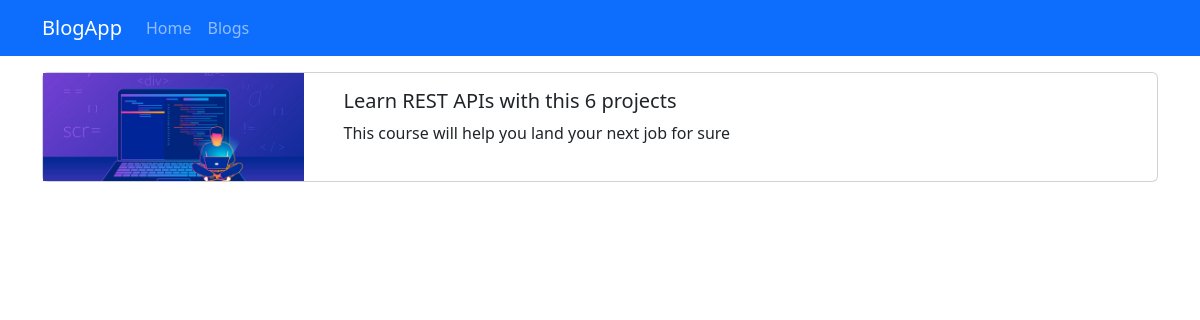
The page /blogs/learn-rest-apis-with-this-6-projects on the database as committed earlier.
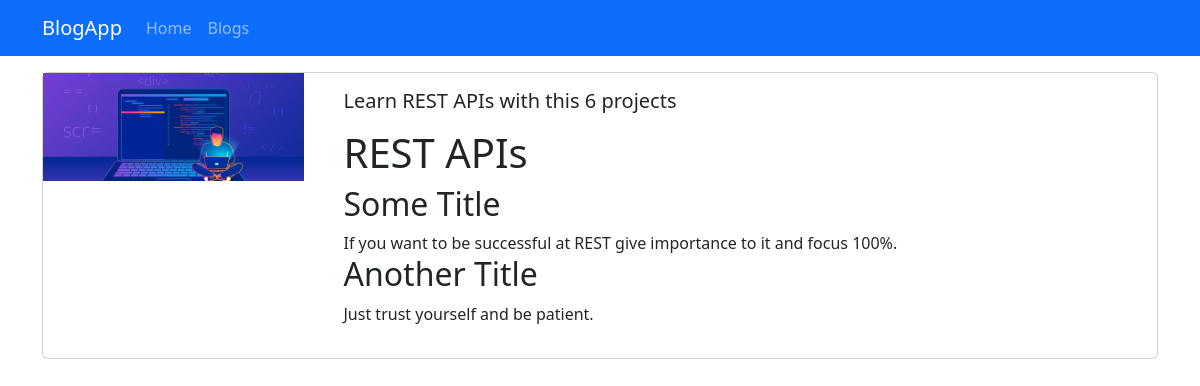
The same page on the database as committed later.
### blog/models.py (models this page shows, shortened)
class Blog(models.Model):
    title = models.CharField(max_length=200)
    image = models.ImageField(upload_to="blogs")
    is_active = models.BooleanField()
    is_home = models.BooleanField()
    description = RichTextField()
    categories = models.ManyToManyField(Category, blank=True)
    '''
        At first I had some values inside of the table so first set
        the parameters in a way that accepts rows that doesn't have a value for
        slug field and migrate the changes
    '''
    slug = models.SlugField(null=False, blank=True, unique=True, db_index=True, editable=False)

### blog/views.py (the view)
# urls.py: path("blogs/<slug:slug>", views.blog_details, name="blog_details"),
def blog_details(request, slug):
    blog =  Blog.objects.get(slug=slug)
    return render(request, "blog/blog-details.html", {'blog':blog})

### blog/templates/blog/blog-details.html (shortened to what this page needs)
{% extends "base.html" %}
{% load static %}
{% block content %}
<div class="container mt-3">
    <div class="row">
        <div class="col-12">
            <div class="card mb-3">
                <div class="row">
                    <div class="col-md-3">
                        <img src="{{ blog.image.url }}" alt="" class="img-fluid">
                    </div>
                    <div class="col-md-9">
                        <div class="card-body">
                            <h5 class="card-title">
                                {{blog.title}}
                            </h5>
                            <p class="card-text">{{blog.description|safe}}</p>
                        </div>
                    </div>
                </div>
            </div>
        </div>
    </div>
</div>
{% endblock %}

Rows that differ between the two databases and show on the page:
changed Blog "Learn REST APIs with this 6 projects": description "This course will help you land your next job for sure" → "REST APIs Some Title If you want to be successful at REST give importance to it and focus 100%. Another Title Just trust yourself and be patient."
